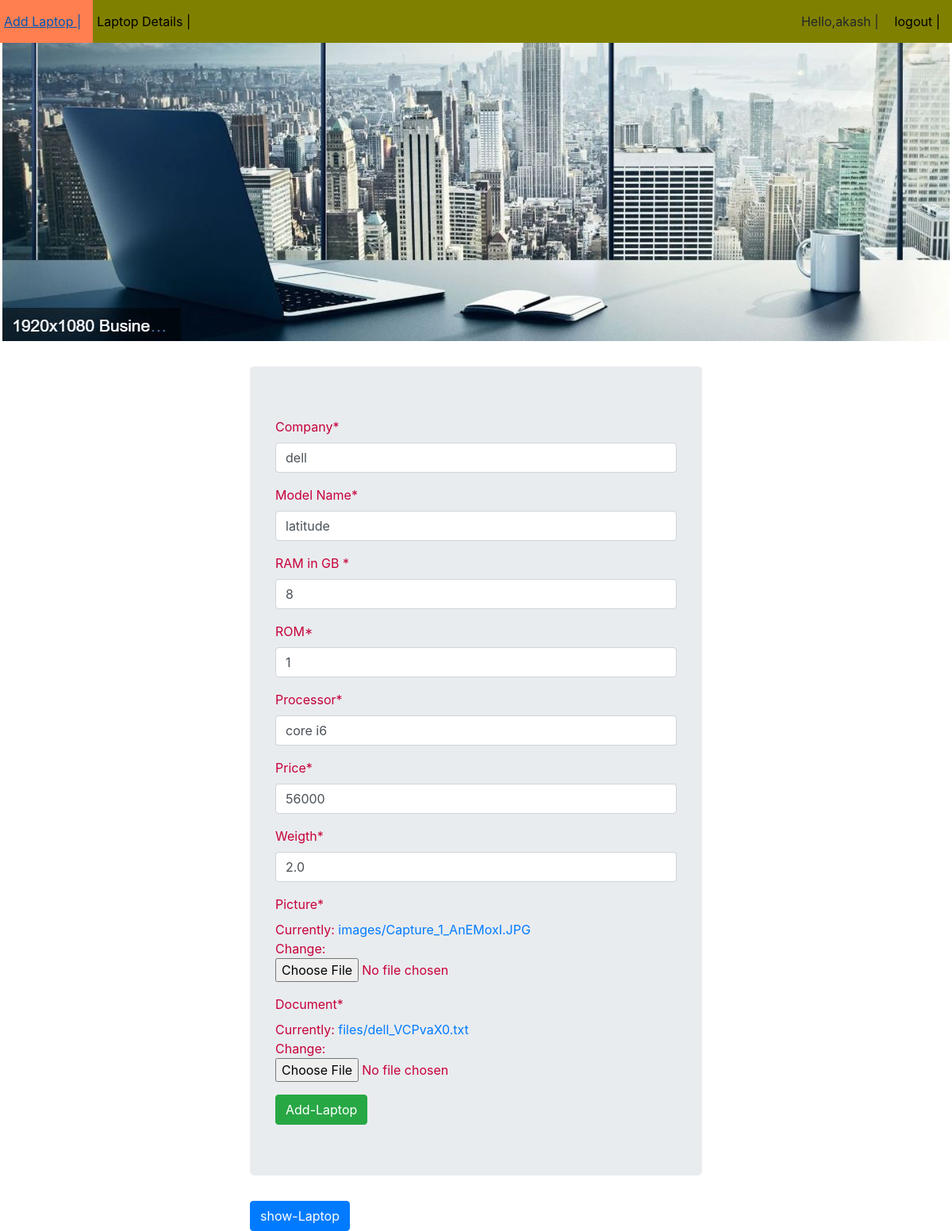
Screenshot of /fa/update/14/ (signed in) with the database file from the repository.
### FirstApp/models.py (models this page shows, shortened)
class Laptop(models.Model):
    company = models.CharField(max_length=50)
    model_name = models.CharField(max_length=50)
    ram = models.IntegerField()
    rom = models.IntegerField()
    processor = models.CharField(max_length=30)
    price = models.IntegerField()
    weigth = models.FloatField()
    picture = models.ImageField(upload_to='images',default='')
    document = models.FileField(upload_to='files',default='')

### FirstApp/views.py (the view)
# urls.py: path('update/<int:id>/',views.updateView,name='update'),
@login_required(login_url='login')
def updateView(request,id):
    lap_object = Laptop.objects.get(id=id)
    form = LaptopModelForm(instance=lap_object)
    if request.method == 'POST':
        form = LaptopModelForm(request.POST,form,request.FILES)
        if form.is_valid():
            form.save()
            return redirect('show')
    template_name = 'FirstApp/addlaptop.html'
    context = {'form':form}
    return render(request, template_name, context)

### FirstApp/forms.py (shortened to what this page needs)
class LaptopModelForm(forms.ModelForm):
    class Meta:
        model = Laptop
        fields = '__all__'
        labels = {
            'ram' : 'RAM in GB ',
            'rom': 'ROM',
            'model_name':'Model Name'
        }
        widgets = {'company':forms.TextInput(attrs={'placeholder':'e.g : dell,lenovo'}),
                   'model_name': forms.TextInput(attrs={'placeholder': 'eg : thinkPad,lattitude'}),
                   'ram': forms.NumberInput(attrs={'placeholder': 'eg : 2GB,4GB,8GB'}),
                   'rom':forms.NumberInput(attrs={'placeholder':'eg : 1SSD'}),
                   'processor':forms.TextInput(attrs={'placeholder':'eg : core i3,Xeon'}),
                   'price':forms.NumberInput(attrs={'placeholder':'Enter the price'}),
                   'weigth':forms.NumberInput(attrs={'placeholder':'eg : 2kg'})
                   }

### templates/FirstApp/addlaptop.html (shortened to what this page needs)
{% extends 'layout.html' %}
{% load crispy_forms_tags %}
{% block content %}
    <div class="container" style="width:50%; color:#C70039; bgcolor=lightgreen" >
        <form method="post" class="jumbotron" enctype="multipart/form-data">
            {{form|crispy}}
            <input type="submit" value="Add-Laptop" class="btn btn-success">
        </form>
    <a href="{% url 'show' %}"><button class="btn btn-primary">show-Laptop</button></a>
    </div>
{% endblock %}

### templates/layout.html (shortened to what this page needs)
<!DOCTYPE html>
{% load static %}
<html lang="en">
<head>
    <link rel="stylesheet" href="https://cdn.jsdelivr.net/npm/bootstrap@4.6.1/dist/css/bootstrap.min.css">
    <link rel="stylesheet" href="{% static 'FirstApp/style.css' %}">
</head>
<body>
<div class="third">
    <ul class="mynavbar">
        <li><a  href="{% url 'add' %}">Add Laptop |</a></li>
        <li><a href="{% url 'show' %}">Laptop Details |</a></li>
        <span class="authlinks">
            {% if user.is_authenticated %}
                <li><a> Hello,{{user.username}} |</a></li>
                <li><a href="{% url 'logout' %}"> logout |</a></li>
            {% else %}
                <li><a href="{% url 'login' %}"> login |</a></li>
                <li><a href="{% url 'register' %}"> Register |</a></li>
            {% endif %}
        </span>
    </ul>
    <br><br><br><br><br><br><br><br><br><br><br><br><br><br><br><br><br>
    {% block content %}{% endblock %}
</div>
</body>
</html>

### static/FirstApp/style.css (style rules this page uses)
.mynavbar { background-color : olive; list-style-type : none; overflow : hidden; margin : 0; padding :0; }
li { float : left; }
li a { padding:15px 15px 15px 5px; color : black; display : block; }
.authlinks { float:right; }
body { background-image: url("Capture_1.JPG"); background-repeat: no-repeat; }

### rows the page displays
Laptop: company "dell", model_name "latitude", ram "8", rom "1", processor "core i6", price "56000", weigth "2.0"

### other values shown
{{ user.username }} "akash"
